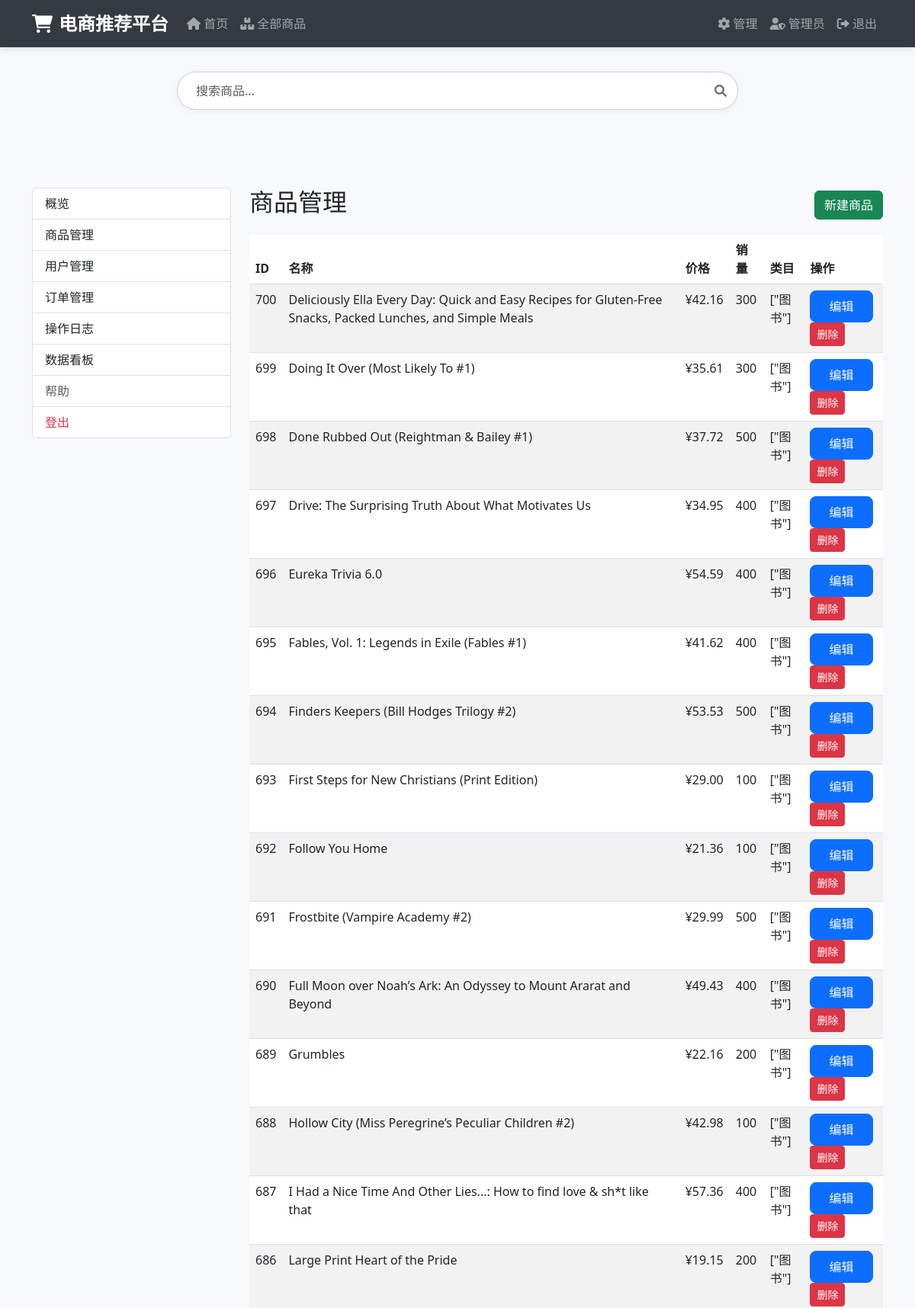
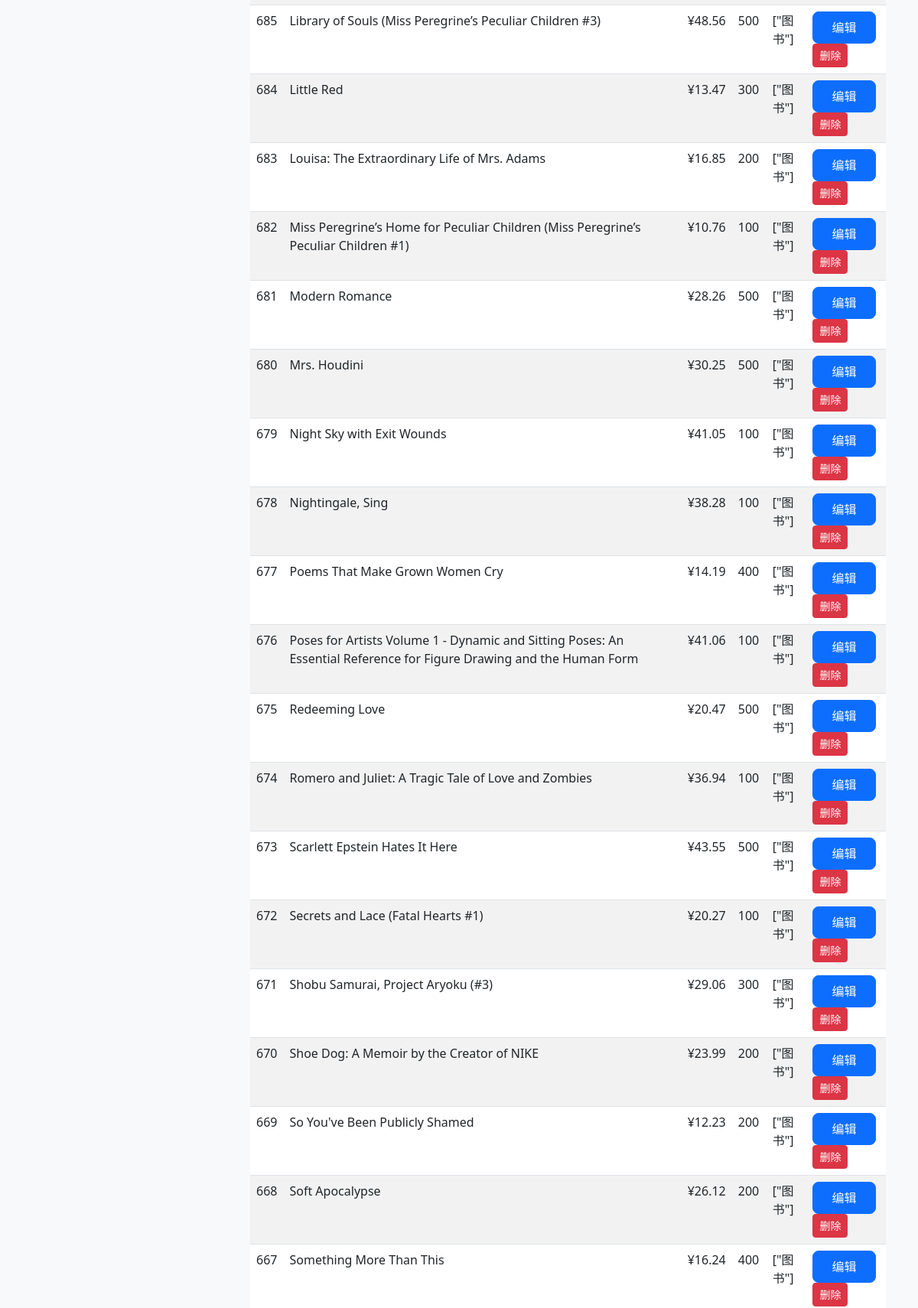
/admin/products (signed in, upper part), run on the app's committed database (2 pictures, top to bottom).
### tables this page shows
CREATE TABLE products (
            id INTEGER PRIMARY KEY AUTOINCREMENT,
            name TEXT NOT NULL,
            price REAL NOT NULL,
            sales INTEGER DEFAULT 0,
            category TEXT NOT NULL,
            url TEXT
        , attributes TEXT, rating REAL, reviews_count INTEGER, sku TEXT, seller TEXT, images TEXT, crawl_time TEXT);

### web/admin.py (the view)
@admin_bp.route('/admin/products')
def products():
    if not _is_admin():
        return redirect(url_for('admin.admin_login'))
    conn = get_db_connection(current_app.config.get('DB_PATH', 'ecommerce.db'))
    cursor = conn.cursor()
    cursor.execute('SELECT id, name, price, sales, category FROM products ORDER BY id DESC LIMIT 200')
    rows = cursor.fetchall()
    conn.close()
    products = [{'id': r[0], 'name': r[1], 'price': r[2], 'sales': r[3], 'category': r[4]} for r in rows]
    return render_template('admin_products.html', products=products)

### database/db_init.py (called while the page is built)
def get_db_connection(db_path: str = "ecommerce.db"):
    return sqlite3.connect(db_path)

### web/admin.py (called while the page is built)
def _is_admin():
    return session.get('is_admin') or session.get('role') == 'admin'

@admin_bp.before_request
def _require_admin_for_protected():
    allowed = {'admin.admin_login', 'admin.admin_logout'}
    try:
        ep = request.endpoint
    except Exception:
        ep = None
    if ep and ep not in allowed:
        if not _is_admin():
            return redirect(url_for('admin.admin_login'))

### web/templates/admin_products.html (shortened to what this page needs)
{% extends "admin_base.html" %}
{% block admin_content %}
<div class="d-flex justify-content-between align-items-center mb-3">
  <h2>商品管理</h2>
  <a class="btn btn-success" href="{{ url_for('admin.product_new') }}">新建商品</a>
</div>
<div class="table-responsive">
  <table class="table table-striped">
    <thead>
      <tr><th>ID</th><th>名称</th><th>价格</th><th>销量</th><th>类目</th><th>操作</th></tr>
    </thead>
    <tbody>
    {% for p in products %}
      <tr>
        <td>{{ p.id }}</td>
        <td>{{ p.name }}</td>
        <td>¥{{ "%.2f"|format(p.price) }}</td>
        <td>{{ p.sales }}</td>
        <td>{{ p.category }}</td>
        <td>
          <a class="btn btn-sm btn-primary" href="{{ url_for('admin.product_edit', product_id=p.id) }}">编辑</a>
          <form method="post" action="{{ url_for('admin.product_delete', product_id=p.id) }}" style="display:inline" onsubmit="return confirm('确定删除?')">
            <button class="btn btn-sm btn-danger">删除</button>
          </form>
        </td>
      </tr>
    {% endfor %}
    </tbody>
  </table>
</div>
{% endblock %}

### web/static/css/style.css (style rules this page uses)
body { background-color: #f8f9fa; font-family: 'Segoe UI', Tahoma, Geneva, Verdana, sans-serif; padding-top: 70px; }
.btn-primary { border-radius: 8px; padding: 0.5rem 1.5rem; font-size: 1rem; transition: all 0.3s; }

### data on the page
products: id "700", name "Deliciously Ella Every Day: Quick and Easy Recipes for Gluten-Free Snacks, Packed Lunches, and Simple Meals", price "42.16", sales "300", category "[\"图书\"]"
products: id "699", name "Doing It Over (Most Likely To #1)", price "35.61", sales "300", category "[\"图书\"]"
products: id "698", name "Done Rubbed Out (Reightman & Bailey #1)", price "37.72", sales "500", category "[\"图书\"]"
products: id "697", name "Drive: The Surprising Truth About What Motivates Us", price "34.95", sales "400", category "[\"图书\"]"
products: id "696", name "Eureka Trivia 6.0", price "54.59", sales "400", category "[\"图书\"]"
products: id "695", name "Fables, Vol. 1: Legends in Exile (Fables #1)", price "41.62", sales "400", category "[\"图书\"]"
products: id "694", name "Finders Keepers (Bill Hodges Trilogy #2)", price "53.53", sales "500", category "[\"图书\"]"
products: id "693", name "First Steps for New Christians (Print Edition)", price "29.00", sales "100", category "[\"图书\"]"
products: id "692", name "Follow You Home", price "21.36", sales "100", category "[\"图书\"]"
products: id "691", name "Frostbite (Vampire Academy #2)", price "29.99", sales "500", category "[\"图书\"]"
products: id "690", name "Full Moon over Noah’s Ark: An Odyssey to Mount Ararat and Beyond", price "49.43", sales "400", category "[\"图书\"]"
products: id "689", name "Grumbles", price "22.16", sales "200", category "[\"图书\"]"
products: id "688", name "Hollow City (Miss Peregrine’s Peculiar Children #2)", price "42.98", sales "100", category "[\"图书\"]"
products: id "687", name "I Had a Nice Time And Other Lies...: How to find love & sh*t like that", price "57.36", sales "400", category "[\"图书\"]"
products: id "686", name "Large Print Heart of the Pride", price "19.15", sales "200", category "[\"图书\"]"
products: id "685", name "Library of Souls (Miss Peregrine’s Peculiar Children #3)", price "48.56", sales "500", category "[\"图书\"]"
products: id "684", name "Little Red", price "13.47", sales "300", category "[\"图书\"]"
products: id "683", name "Louisa: The Extraordinary Life of Mrs. Adams", price "16.85", sales "200", category "[\"图书\"]"
products: id "682", name "Miss Peregrine’s Home for Peculiar Children (Miss Peregrine’s Peculiar Children #1)", price "10.76", sales "100", category "[\"图书\"]"
products: id "681", name "Modern Romance", price "28.26", sales "500", category "[\"图书\"]"
products: id "680", name "Mrs. Houdini", price "30.25", sales "500", category "[\"图书\"]"
products: id "679", name "Night Sky with Exit Wounds", price "41.05", sales "100", category "[\"图书\"]"
products: id "678", name "Nightingale, Sing", price "38.28", sales "100", category "[\"图书\"]"
products: id "677", name "Poems That Make Grown Women Cry", price "14.19", sales "400", category "[\"图书\"]"
products: id "676", name "Poses for Artists Volume 1 - Dynamic and Sitting Poses: An Essential Reference for Figure Drawing and the Human Form", price "41.06", sales "100", category "[\"图书\"]"
products: id "675", name "Redeeming Love", price "20.47", sales "500", category "[\"图书\"]"
products: id "674", name "Romero and Juliet: A Tragic Tale of Love and Zombies", price "36.94", sales "100", category "[\"图书\"]"
products: id "673", name "Scarlett Epstein Hates It Here", price "43.55", sales "500", category "[\"图书\"]"
products: id "672", name "Secrets and Lace (Fatal Hearts #1)", price "20.27", sales "100", category "[\"图书\"]"
products: id "671", name "Shobu Samurai, Project Aryoku (#3)", price "29.06", sales "300", category "[\"图书\"]"
products: id "670", name "Shoe Dog: A Memoir by the Creator of NIKE", price "23.99", sales "200", category "[\"图书\"]"
products: id "669", name "So You've Been Publicly Shamed", price "12.23", sales "200", category "[\"图书\"]"
products: id "668", name "Soft Apocalypse", price "26.12", sales "200", category "[\"图书\"]"
products: id "667", name "Something More Than This", price "16.24", sales "400", category "[\"图书\"]"
